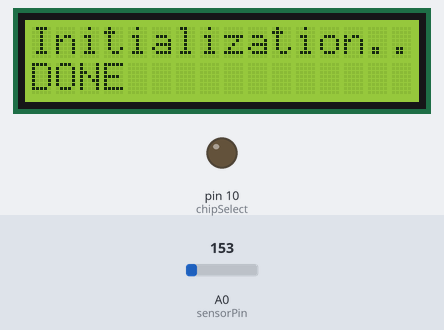
The sketch below on a simulated Arduino Uno, built with avr-gcc and run on an emulated ATmega328P. Shown: 16×2 character LCD, output pins drawn as LEDs (lit = HIGH). Inputs (shaded band) come from the test bench; at power-on: A0 (sensorPin) = 153. Storage starts empty; what the sketch prints to the serial monitor is not drawn.

Above: at 2.1 s.
At 5.2 s:
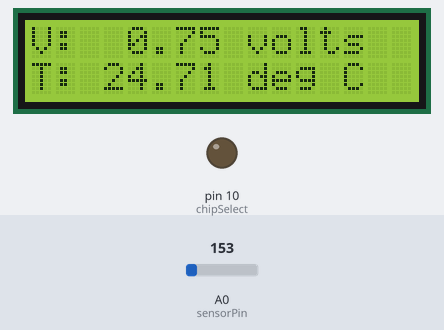
5.3 s: A0 (sensorPin) set to 165
At 6.8 s:
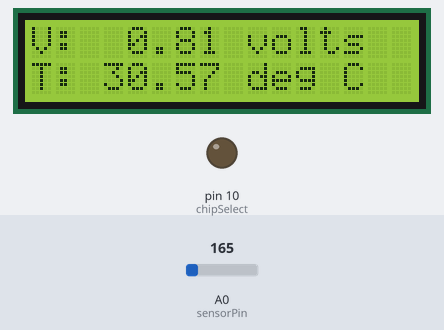
7.6 s: A0 (sensorPin) set to 175
At 8.6 s:
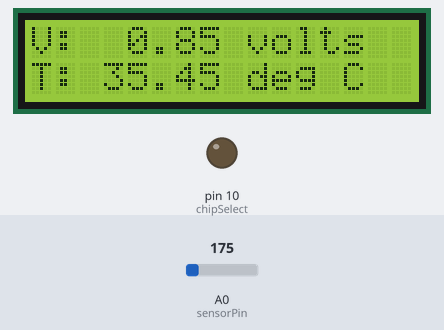
9.6 s: A0 (sensorPin) set to 191
At 11.6 s:
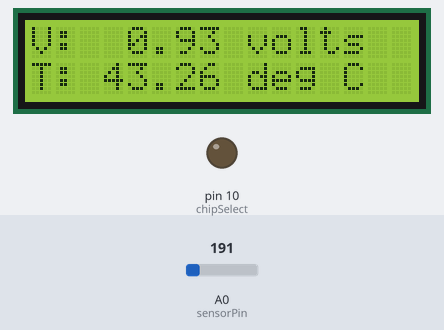
Timing chart, 0 to 13.1 s (numbered marks = the images above; inputs shaded):
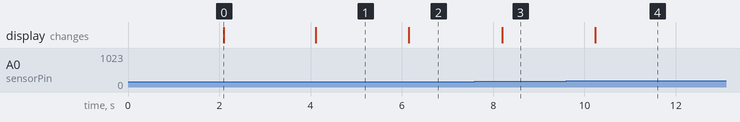

Measured:
- after the input at 5.3 s, the display: changes after 0.85 s (image 2)
- after the input at 7.6 s, the display: changes after 0.59 s (image 3)
- after the input at 9.6 s, the display: changes after 0.63 s (image 4)
- what the display in image 0 shows lasts 2.0 s, from 2.1 s to 4.1 s

The sketch:

Temp_LCD_datalogging.ino
```cpp
// Creator: Saeyoung Kim
// reading TMP36 (voltage outpute temperature sensor),  writing to 16x2 LCD and microSD module
// Last updated: 2017.06.26

// including libraries
#include <LiquidCrystal.h>
#include <SD.h>
#include <SPI.h>

// Variable declaration
int sensorPin = A0;
int ID = 1;
const int chipSelect = 10;
File dataFile;
float readVoltage;
float temperatureC;
String dataString;

// initialize library with number of interface pins
LiquidCrystal lcd(8, 9, 2, 3, 4, 5);

// ---------------------------------------------------------------

void setup() {

  // writing to LCD

    // begin Serial Monitoring
    Serial.begin(9600);

    // setup LCD's number of columns and rows
    lcd.begin(16, 2);

    // turn on LCD
    lcd.display();

    // clear LCD
    lcd.clear();

    // LCD status display
    lcd.print("LCD : Ready");
    lcd.setCursor(0, 1);
    lcd.print("Commencing ...");

  delay(2000);

  // writing to microSD module

    // clear LCD
    lcd.clear();

    //
    pinMode (chipSelect, OUTPUT);

    // initialize microSD card module
    Serial.println("Initializing SD card...");

    if (!SD.begin(chipSelect)) {

      Serial.println("Initialization failed.");

      // print to LCD
      lcd.setCursor(0, 0);
      lcd.print("Initialization...");
      lcd.setCursor(0, 1);
      lcd.print("FAIL");
      return;

    }

    Serial.println("Initialization... DONE.");

    // print to LCD
    lcd.setCursor(0, 0);
    lcd.print("Initialization...");
    lcd.setCursor(0, 1);
    lcd.print("DONE");

/*

    // creat data string to write to SD card ------
    String dataString = String(ID) + ", " + String(readVoltage) + ", " + String(temperatureC);
    String header = String("ID") + ", " + String("Voltage (V)") + ", " + String("Temperature(Celcius)");

    // Create and open txt file
    File dataFile = SD.open("LOG.csv", FILE_WRITE);

    // if file was succesfully opened
    if (dataFile) {
      Serial.println("File was opened.");
      dataFile.println(header);
      dataFile.close();
      Serial.println(header);
    }

*/

  delay(2000);

}

// ---------------------------------------------------------------

void loop() {

  // writing to LCD ------

    // clear LCD
    lcd.clear();

    // get voltage reading from temperature sensor
    int reading = analogRead(sensorPin);

    // convert reading to voltage
    float readVoltage = reading * 5.0/1024;

    // convert voltage to temperature, converting from 10 mV per degree with 500 mV offset to temperature
    float temperatureC = (readVoltage - 0.5) * 100;

    // print to serial monitor for troubleshooting
    Serial.print(readVoltage);
    Serial.println(" volts");
    Serial.print(temperatureC);
    Serial.println(" degrees C");

    // put cursor on first row first column
    lcd.setCursor(0, 0);

    // print voltage on LCD
    lcd.print("V:  ");
    lcd.print(readVoltage);
    lcd.print(" volts");

    // put cursor on second row first column
    lcd.setCursor(0, 1);

    // print temperature on LCD
    lcd.print("T: ");
    lcd.print(temperatureC);
    lcd.print(" deg C");

  // writing to microSD card module ------

    // Create and open CSV file
    File dataFile = SD.open("LOG.csv", FILE_WRITE);

    // create data string to write to SD card ------
    String dataString = String(ID) + ", " + String(readVoltage) + ", " + String(temperatureC);
    String header = String("ID") + ", " + String("Voltage (V)") + ", " + String("Temperature(Celcius)");  // code not used atm

    // if file was succesfully opened
    if (dataFile) {

      dataFile.println(dataString);
      Serial.println(dataString);
      dataFile.close();

    }

    // if file FAILED to open
    else {
      Serial.println("File FAILED to open.");
    }

    // increment ID number
    ID++;

  delay(1000);
}
```
